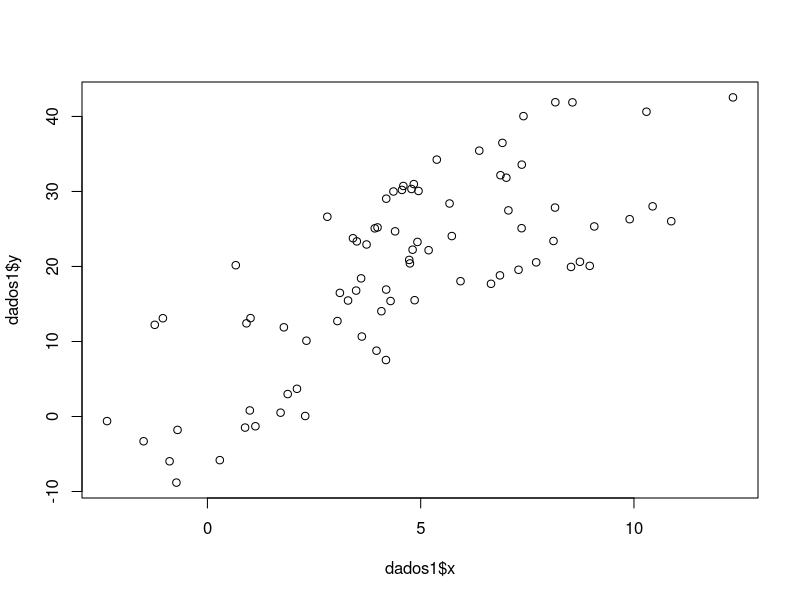
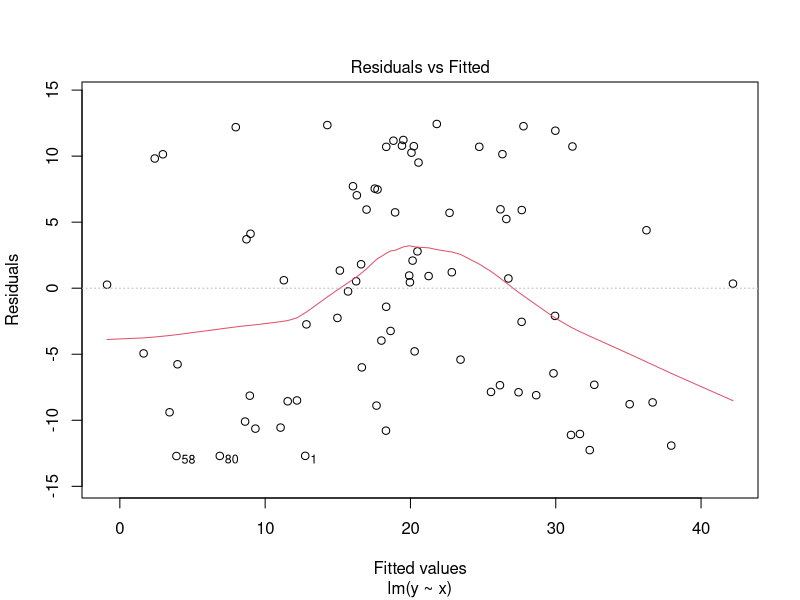
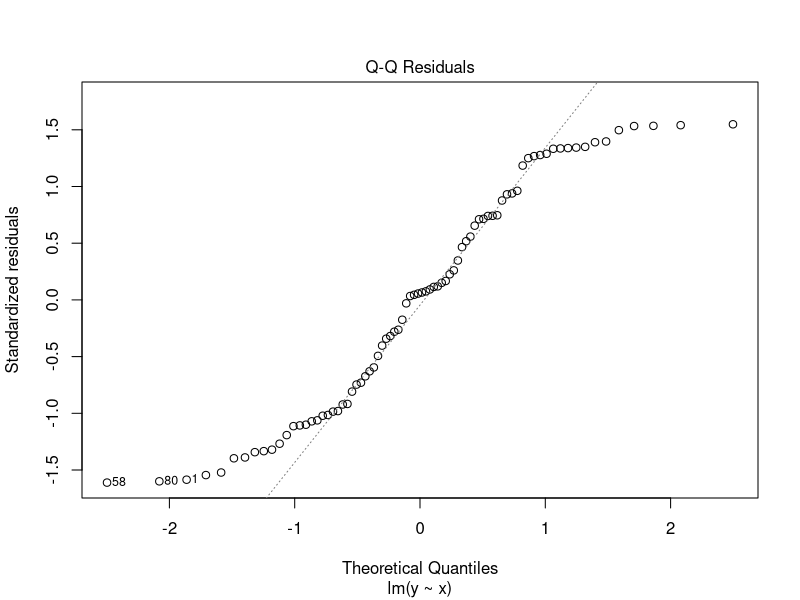
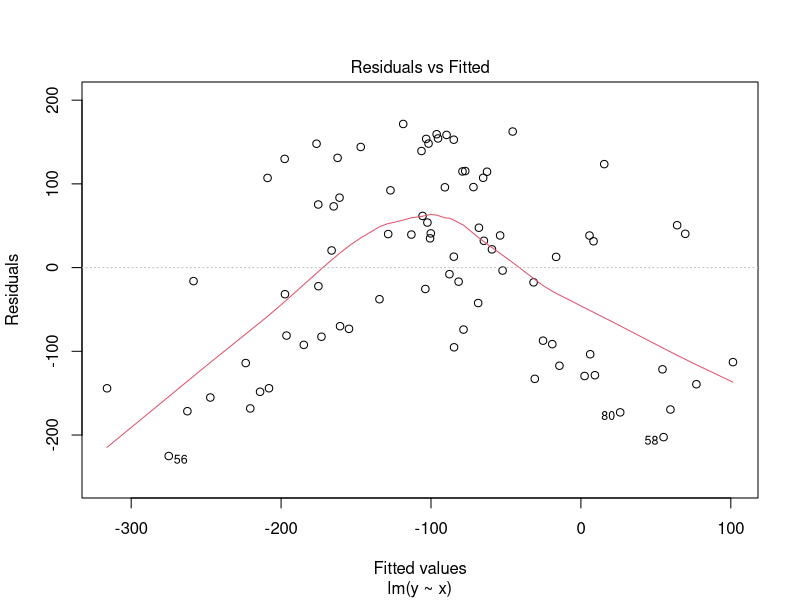
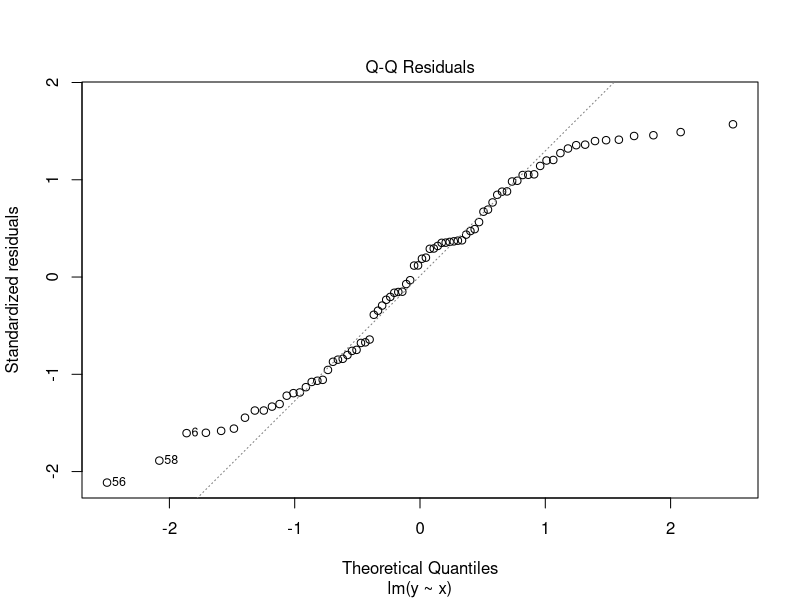

Reproduce these figures in R, in order.
library(tidyverse)

set.seed(4321)
dados1 <- as.data.frame(list(x = rnorm(n = 80, mean = 4, sd = 4))) |> 
  mutate(y = 3*x + 6) |> 
  mutate(y = jitter(y, amount = 13))

plot(dados1$y ~ dados1$x)

mod1 <- lm(y ~ x, data = dados1)
plot(mod1, which = 1)
plot(mod1, which = 2)



set.seed(4321)
dados2 <- as.data.frame(list(x = rnorm(n = 80, mean = 4, sd = 4))) |> 
  mutate(y = -3*x^2) |> 
  mutate(y = jitter(y, amount = 150))

mod2 <- lm(y ~ x, data = dados2)
plot(mod2, which = 1)
plot(mod2, which = 2)

